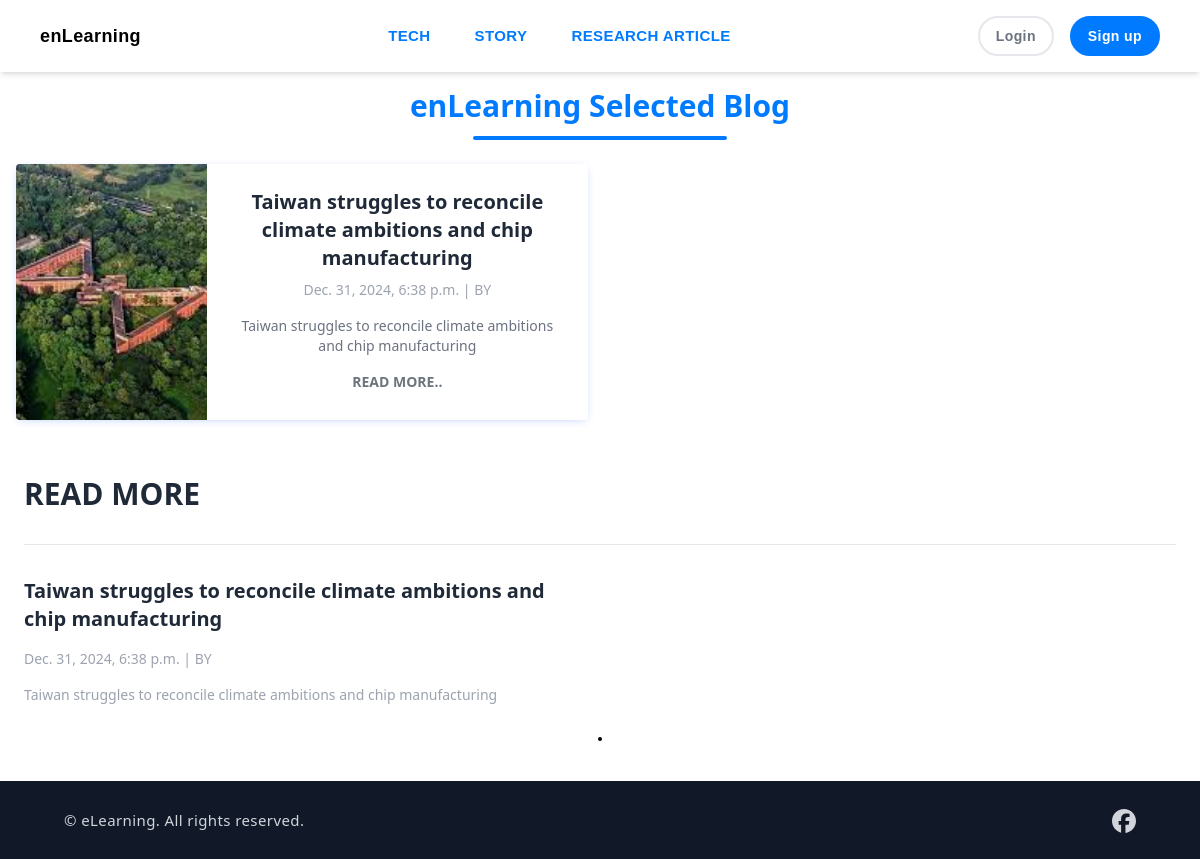
Screenshot of /blog/TECH/ with the database file from the repository.
### blog/models.py (models this page shows, shortened)
class Category(models.Model):
    category_name = models.CharField(max_length=25, unique=True)
    created_at = models.DateTimeField(auto_now_add=True)
    updated_at = models.DateTimeField(auto_now=True)
    class Meta:
        verbose_name_plural = 'Categories'
    def __str__(self):
        return self.category_name

class Blog(models.Model):
    uuid = models.UUIDField(default=uuid.uuid4, editable=False, unique=True)
    author = models.ForeignKey('auth.User', on_delete=models.CASCADE)
    title = models.CharField(max_length=200)
    slug = models.SlugField(max_length=255, unique=True, allow_unicode=True)
    category = models.ForeignKey(Category, on_delete=models.CASCADE)
    short_description = models.CharField(max_length=255, blank=True, null=True)
    post = CKEditor5Field('Text', config_name='extends', blank=True, null=True)
    featured_image = models.ImageField(upload_to='featured_images/')
    created_at = models.DateTimeField(auto_now_add=True)
    updated_at = models.DateTimeField(auto_now=True)
    published_at = models.DateTimeField(auto_now=True)
    is_featured = models.BooleanField(default=False)
    grammar_check = models.BooleanField(default=False)
    is_approved = models.BooleanField(default=False)

class SocialMediaLink(models.Model):
    PLATFORM_CHOICES = [
        ('facebook', 'Facebook'),
        ('twitter', 'Twitter'),
        ('instagram', 'Instagram'),
        ('youtube', 'YouTube'),
        ('whatsapp', 'WhatsApp'),
        ('telegram', 'Telegram'),
        ('discord', 'Discord'),
        ('reddit', 'Reddit'),
    ]
    platform = models.CharField(max_length=25, choices=PLATFORM_CHOICES)
    url = models.URLField(max_length=250)
    svg_path = models.CharField(max_length=1000)

### blog/views.py (the view)
# urls.py: path('<str:category>/', views.post_by_category, name='post_by_category'),
def post_by_category(request, category):
    featured_post_list = Blog.objects.filter(
        category__category_name=category,  # Use __name to filter by Category's name field
        is_featured=True
    ).order_by('-published_at')[:4]
    post_list = Blog.objects.filter(
        category__category_name=category,  # Use __name to filter by Category's name field
        is_approved=True
    ).order_by('-published_at')
    paginator = Paginator(post_list, 2)  # Show 8 posts per page (you can adjust this as needed)
    page_number = request.GET.get('page')
    page_obj = paginator.get_page(page_number)
    context = {
        'featured_post_list': featured_post_list,
        'post_list': page_obj,
    }
    return render(request, 'blog/post_by_category.html', context)

### blog/context_processors.py (called while the page is built)
def get_categories(request):
    categories = Category.objects.all()
    return dict(categories=categories)

def get_social_media_links(request):
    social_media_links = SocialMediaLink.objects.all()
    return dict(social_media_links=social_media_links)

### templates/blog/post_by_category.html (shortened to what this page needs)
{% extends 'layout.html' %}
{% load static %}
{% block content %}
  {% if not request.GET.page or request.GET.page == '1' %}
    <div class="bg-white font-sans p-4">
      <div class="max-w-7xl max-lg:max-w-3xl text-center max-md:max-w-sm mx-auto">
          <div>
            <h2 class="md:text-3xl text-xl font-bold md:font-extrabold text-primary inline-block relative after:absolute after:w-4/6 after:h-1 after:left-0 after:right-0 after:-bottom-4 after:mx-auto after:bg-primary after:rounded-full">
                enLearning Selected Blog
            </h2>
          </div>
          <div class="grid grid-cols-1 md:grid-cols-2 gap-6 mt-10">
            {% for post in featured_post_list %}
              <div class="flex max-lg:flex-col bg-white cursor-pointer rounded overflow-hidden shadow-[0_2px_10px_-3px_rgba(6,81,237,0.3)] hover:scale-[1.03] transition-all duration-300
                  {% if forloop.counter == 1 %}
                    md:block lg:flex
                  {% elif forloop.counter == 2 %}
                    hidden md:block lg:flex
                  {% else %}
                    hidden lg:flex
                  {% endif %}">
                <div class="h-64 lg:w-1/3">
                  <img src="{{ post.featured_image.url }}" alt="{{ post.short_description }}" class="w-full h-full object-cover" />
                </div>
                <div class="p-6 lg:w-2/3">
                  <h3 class="text-xl font-bold text-gray-800">{{ post.title }}</h3>
                  <span class="text-sm block text-gray-400 mt-2">{{ post.published_at }} | BY {{ post.author.first_name }} {{ post.author.last_name }}</span>
                  <p class="text-sm text-gray-500 mt-4"> {{ post.short_description | truncatewords:25 }} </p>
                  <a href="{% url 'post_detail' post.category post.uuid %}" class="mt-4 inline-block text-secondary font-semibold text-sm hover:underline">READ MORE..</a>
                </div>
              </div>
            {% endfor %}
          </div>
      </div>
    </div>
  {% endif %}
    <div class="bg-white sm:px-6 px-4 py-10 font-sans">
      <div class="max-w-7xl max-lg:max-w-3xl max-md:max-w-sm mx-auto">
        <div>
          <h2 class="text-3xl font-extrabold text-gray-800 inline-block">READ MORE</h2>
        </div>
        <hr class="my-8" />
        <div class="grid md:grid-cols-2 md:grid-col gap-16">
          {% for post in post_list %}
            <div class="cursor-pointer rounded overflow-hidden group">
              <div>
                <a href="{%  url 'post_detail' post.category post.uuid  %}">
                <h3 class="text-xl font-bold text-gray-800 mb-4 group-hover:text-blue-500 transition-all">{{ post.title }}</h3>
                </a>
                <span class="text-sm block text-gray-400">{{ post.published_at }} | BY {{ post.author.first_name }} {{ post.author.last_name }}</span>
                <div class="mt-4">
                  <p class="text-gray-400 text-sm">{{ post.short_description | truncatewords:25 }}</p>
                </div>
              </div>
            </div>
          {% endfor %}
        </div>
      </div>
        <div class="mt-8">
            <ul class="font-[sans-serif] flex mx-auto border-2 divide-x-2 border-black rounded w-max mt-4">
            </ul>
        </div>
    </div>
{% endblock %}

### templates/includes/header.html (shortened to what this page needs)
{% load static %}
<header class='flex shadow-md py-4 px-4 sm:px-10 bg-white font-[sans-serif] min-h-[70px] tracking-wide relative z-50'>
  <div class='flex flex-wrap items-center justify-between gap-5 w-full'>
    <a href="{% url 'index' %}" class="max-sm:hidden">
      <h1 class="text-lg text font-extrabold">enLearning</h1>
    </a>
    <div id="collapseMenu"
      class='max-lg:hidden lg:!block max-lg:before:fixed max-lg:before:bg-black max-lg:before:opacity-50 max-lg:before:inset-0 max-lg:before:z-50'>
      <ul
        class='lg:flex gap-x-5 max-lg:space-y-3 max-lg:fixed max-lg:bg-white max-lg:w-1/2 max-lg:min-w-[300px] max-lg:top-0 max-lg:left-0 max-lg:p-6 max-lg:h-full max-lg:shadow-md max-lg:overflow-auto z-50'>
        {% for category in categories %}
        <li class='max-lg:border-b border-gray-300 max-lg:py-3 px-3'>
          <a href='{% url 'post_by_category' category.category_name %}'
            class='hover:text-[#007bff] text-[#007bff] block font-semibold text-[15px]'>{{ category.category_name }}</a>
        </li>
        {% endfor %}
      </ul>
    </div>
    <div class='flex max-lg:ml-auto space-x-4'>
      {% if user.is_authenticated %}
        <form method="post" action="{% url 'logout' %}">
          {% csrf_token %}
          <button
            class='px-4 py-2 text-sm rounded-full font-bold text-white border-2 border-[#007bff] bg-[#007bff] transition-all ease-in-out duration-300 hover:bg-transparent hover:text-[#007bff]'>
            Log out
          </button>
        </form>
        <a href="/admin/">
          <button
            class='px-4 py-2 text-sm rounded-full font-bold text-white border-2 border-[#28a745] bg-[#28a745] transition-all ease-in-out duration-300 hover:bg-transparent hover:text-[#28a745]'>
            Panel
          </button>
        </a>
      {% else %}
        <a href="{% url 'login' %}">
          <button
            class='px-4 py-2 text-sm rounded-full font-bold text-gray-500 border-2 bg-transparent hover:bg-gray-50 transition-all ease-in-out duration-300'>
            Login
          </button>
        </a>
        <a href="{% url 'register' %}">
          <button
            class='px-4 py-2 text-sm rounded-full font-bold text-white border-2 border-[#007bff] bg-[#007bff] transition-all ease-in-out duration-300 hover:bg-transparent hover:text-[#007bff]'>
            Sign up
          </button>
        </a>
      {% endif %}
    </div>
  </div>
</header>

### templates/includes/footer.html (shortened to what this page needs)
{% load static %}
<footer class="bg-gray-900 text-gray-300 py-6 px-16 font-sans tracking-wide">
      <div class="flex justify-between items-center max-lg:flex-col text-center flex-wrap gap-4">
        <p class="text-[15px] leading-loose">© eLearning. All rights reserved.</p>
            <ul class="flex gap-4">
              {% for link in social_media_links %}
                <li><a href="{{ link.url }}" target="_blank">
                  <svg xmlns="http://www.w3.org/2000/svg" fill="none" class="fill-gray-300 inline hover:fill-white w-6 h-6"
                    viewBox="0 0 24 24">
                      {{ link.svg_path|safe }}
                  </svg></a>
                </li>
              {% endfor %}
            </ul>
      </div>
</footer>
</body>
</html>

### rows the page displays
Category: category_name "TECH"
Category: category_name "STORY"
Category: category_name "RESEARCH ARTICLE"
Blog: featured_image (picture), title "Taiwan struggles to reconcile climate ambitions and chip manufacturing", published_at "Dec. 31, 2024, 6:38 p.m.", short_description "Taiwan struggles to reconcile climate ambitions and chip manufacturing"
